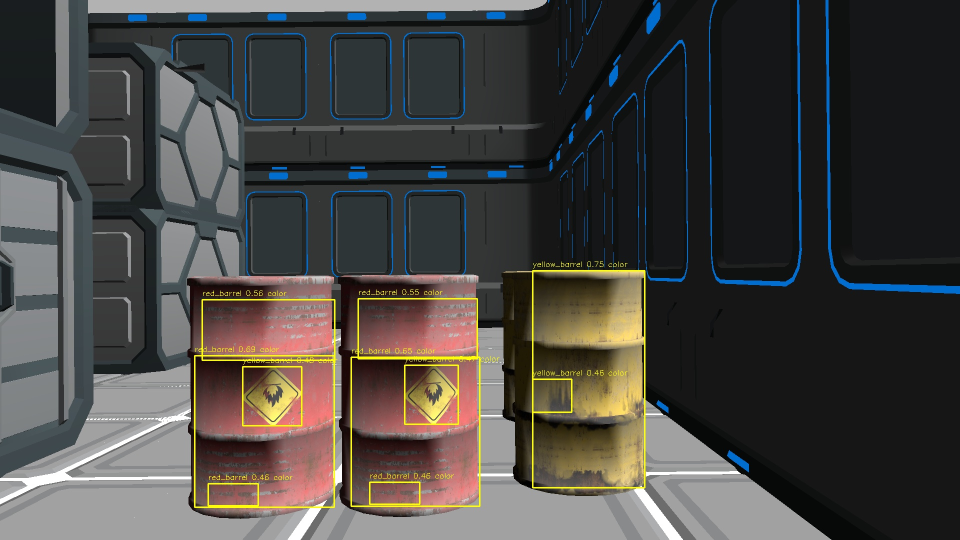
#> input picture detections/hunter_1779300502690.jpg, 1920 x 1080 px (shown at 1/2 size)
$ python -i perception.py   (imports and definitions only)
#> lines starting #> are read from the running program, lines starting #| are printed output that depends on the picture; after the words box and inside, x2 and y2 are one past the last pixel; in counts of white or black regions, pixels touching at a corner belong together
#> further down, picture is the input picture: shape (1080, 1920, 3); mean B, G, R 66.7, 69.8, 71.9
from __future__ import annotations

import math
import os
import time
from dataclasses import dataclass
from typing import Dict, List, Optional, Tuple

import numpy as np

import config

try:
    import cv2
except Exception:  # pragma: no cover
    cv2 = None


@dataclass
class DepthSummary:
    left_m: float
    center_m: float
    right_m: float
    min_m: float
    state: str
    recommended: str


class DepthAnalyzer:
    # [46 lines left out: functions __init__, _clean, _region_percentile, summarize, not called in this run]


@dataclass
class Detection:
    class_name: str
    confidence: float
    bbox_xyxy: Tuple[int, int, int, int]
    source: str
    center_px: Tuple[int, int]
    area_px: float


class ColorBarrelDetector:
    """Fast fallback detector for red/yellow barrels.

    This is not as semantically strong as YOLO, but it is fast and avoids losing the
    whole mission if model setup fails on competition day.
    """
    def __init__(self) -> None:
        if cv2 is None:
            raise RuntimeError("OpenCV/cv2 is required for ColorBarrelDetector")

    def detect(self, frame_bgr: np.ndarray) -> List[Detection]:
        hsv = cv2.cvtColor(frame_bgr, cv2.COLOR_BGR2HSV)
#> hsv: shape (1080, 1920, 3); mean H, S, V 56.6, 43.9, 77.8

        # Red wraps around HSV hue boundary.
        red1 = cv2.inRange(hsv, np.array([0, 80, 70]), np.array([12, 255, 255]))
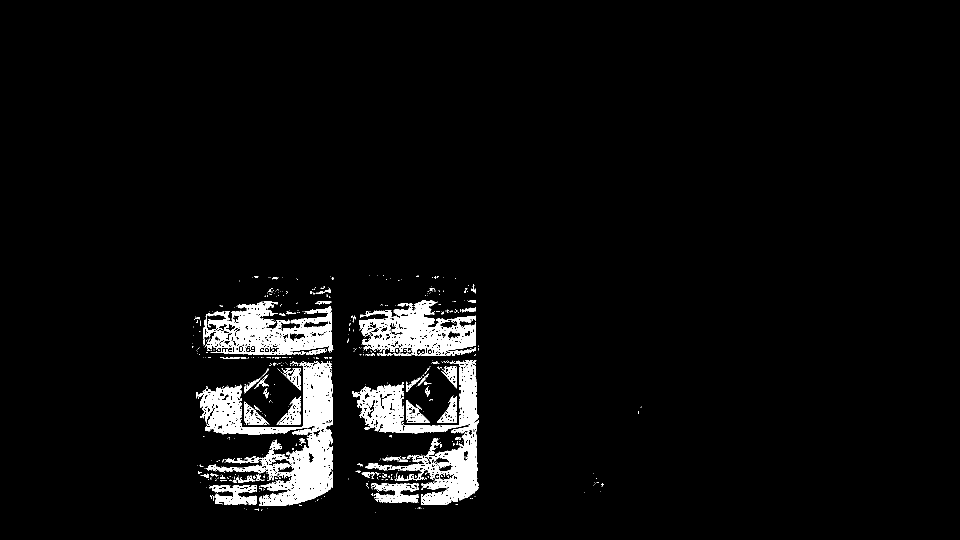
#> red1: shape (1080, 1920) (shown at 1/2 size); 4.6% white; 551 white regions (483 under 20 px), largest, box (x1, y1, x2, y2) and area: (393, 723, 666, 1012) 28794, (705, 720, 957, 1010) 22638, (407, 603, 667, 709) 14990
        red2 = cv2.inRange(hsv, np.array([168, 80, 70]), np.array([180, 255, 255]))
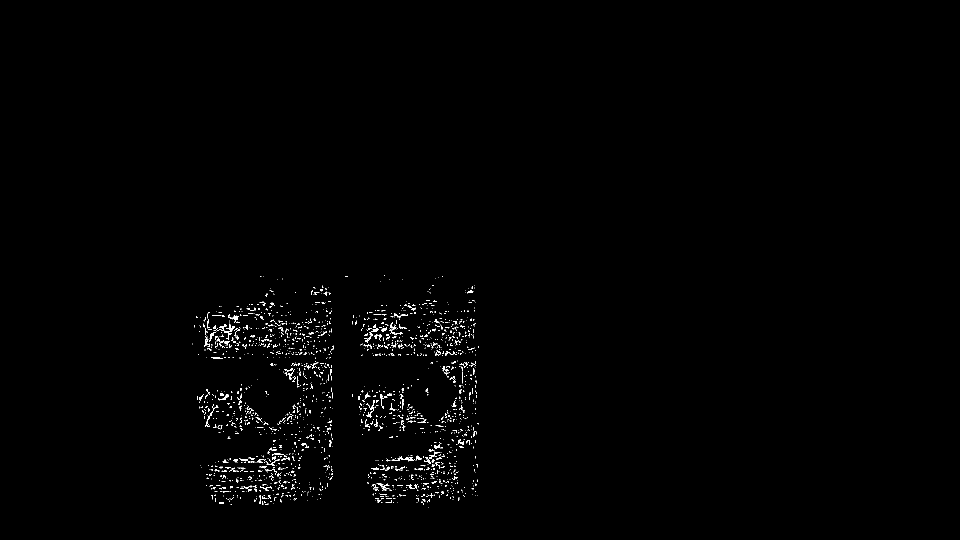
#> red2: shape (1080, 1920) (shown at 1/2 size); 0.79% white in thin lines or dots, all inside (x1, y1, x2, y2) = (385, 551, 958, 1016)
        red_mask = cv2.bitwise_or(red1, red2)
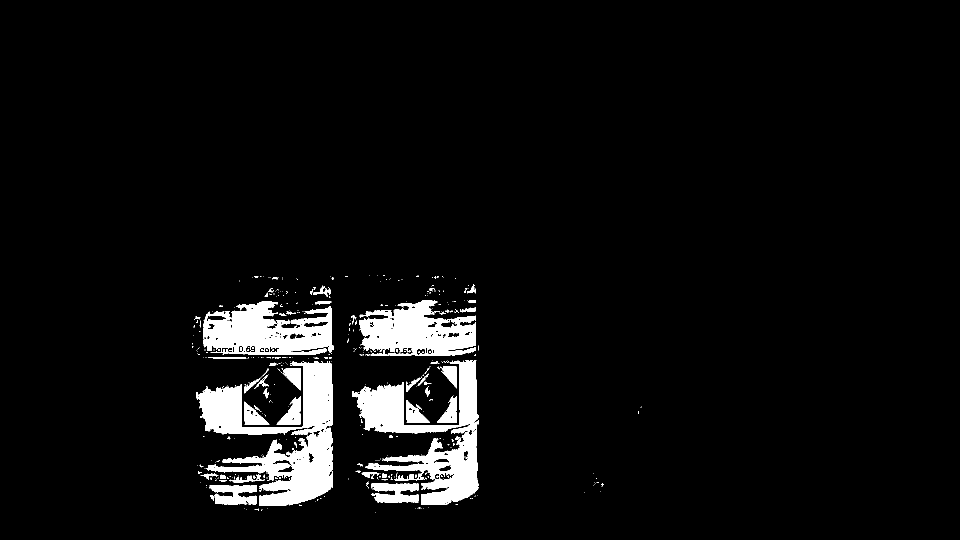
#> red_mask: shape (1080, 1920) (shown at 1/2 size); 5.4% white; 423 white regions (363 under 20 px), largest, box (x1, y1, x2, y2) and area: (393, 723, 666, 1012) 32847, (705, 720, 957, 1010) 26946, (407, 603, 667, 709) 18230

        yellow_mask = cv2.inRange(hsv, np.array([18, 80, 80]), np.array([38, 255, 255]))
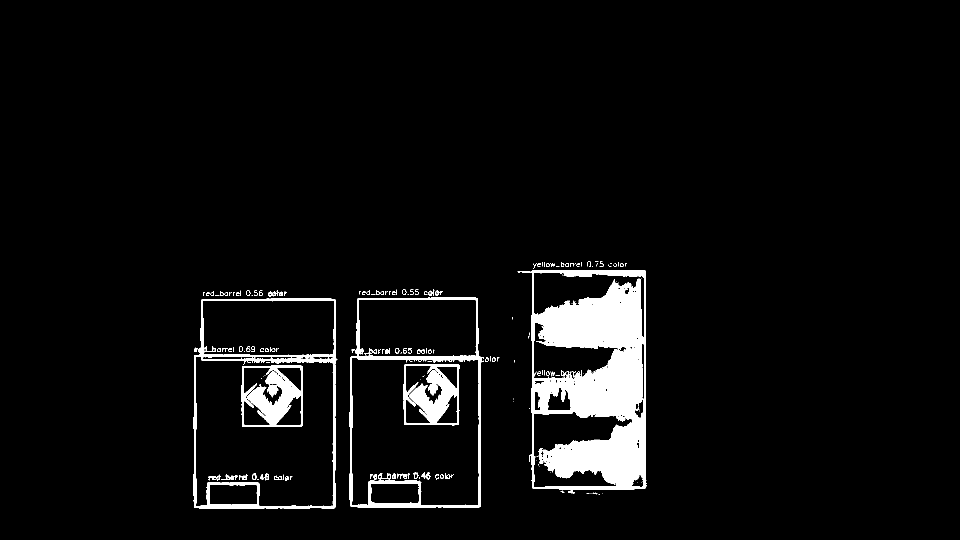
#> yellow_mask: shape (1080, 1920) (shown at 1/2 size); 4.9% white; 186 white regions (100 under 20 px), largest, box (x1, y1, x2, y2) and area: (1035, 540, 1293, 979) 62260, (387, 597, 675, 1017) 10385, (699, 595, 968, 1015) 9424

        kernel = np.ones((5, 5), np.uint8)
        red_mask = cv2.morphologyEx(red_mask, cv2.MORPH_OPEN, kernel)
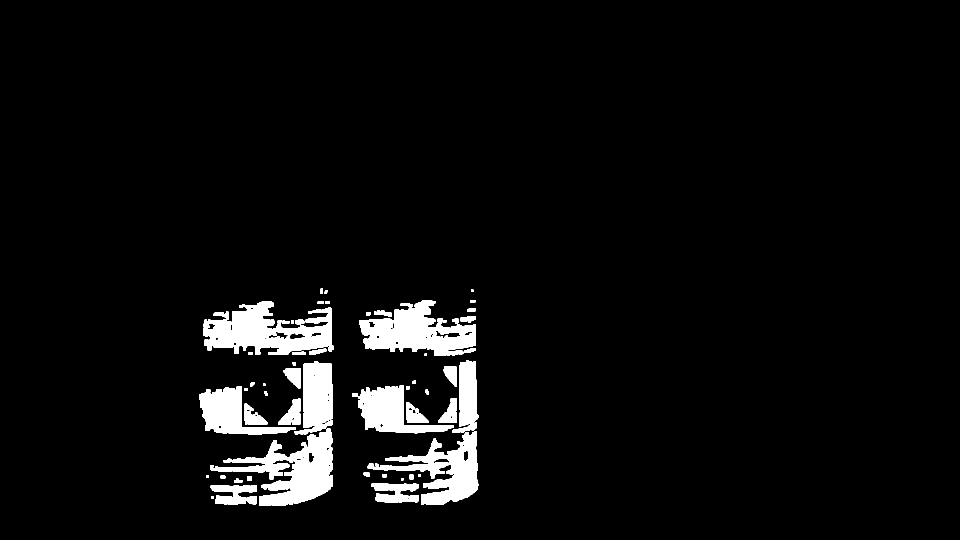
#> red_mask: shape (1080, 1920) (shown at 1/2 size); 4.9% white; 54 white regions, largest, box (x1, y1, x2, y2) and area: (407, 603, 667, 709) 16221, (420, 857, 666, 1012) 15718, (719, 601, 952, 712) 14763
        red_mask = cv2.morphologyEx(red_mask, cv2.MORPH_CLOSE, kernel)
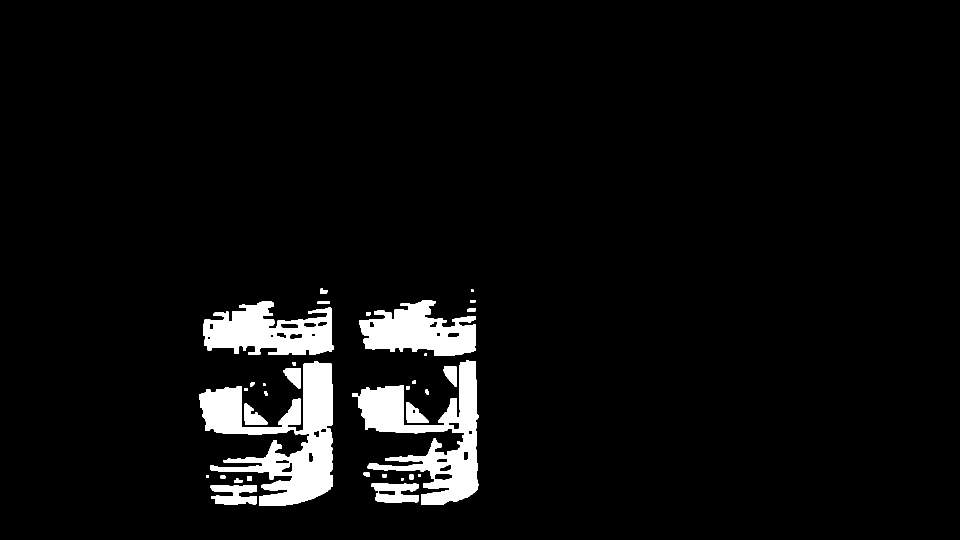
#> red_mask: shape (1080, 1920) (shown at 1/2 size); 5.1% white; 34 white regions, largest, box (x1, y1, x2, y2) and area: (398, 723, 666, 1012) 33850, (705, 721, 957, 1010) 27222, (407, 603, 667, 709) 17721
        yellow_mask = cv2.morphologyEx(yellow_mask, cv2.MORPH_OPEN, kernel)
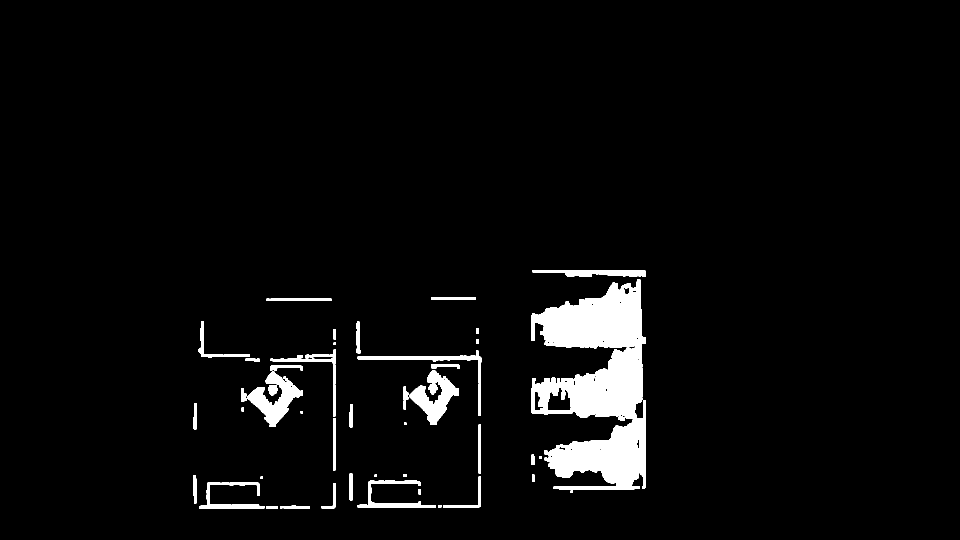
#> yellow_mask: shape (1080, 1920) (shown at 1/2 size); 4.1% white; 58 white regions, largest, box (x1, y1, x2, y2) and area: (1063, 559, 1292, 979) 56203, (495, 743, 606, 854) 4947, (819, 740, 918, 850) 4434
        yellow_mask = cv2.morphologyEx(yellow_mask, cv2.MORPH_CLOSE, kernel)
#> yellow_mask: shape (1080, 1920); 4.2% white; 32 white regions

        detections: List[Detection] = []
        detections.extend(self._mask_to_detections(red_mask, "red_barrel"))
        detections.extend(self._mask_to_detections(yellow_mask, "yellow_barrel"))
        return detections

    def _mask_to_detections(self, mask: np.ndarray, class_name: str) -> List[Detection]:
#> called with class_name = 'red_barrel'
        contours, _ = cv2.findContours(mask, cv2.RETR_EXTERNAL, cv2.CHAIN_APPROX_SIMPLE)
#> contours = 34 contours, 4 with area under 20; largest, box (x1, y1, x2, y2) and area: (398, 723, 666, 1012) 33398, (705, 721, 957, 1010) 27250, (407, 603, 667, 709) 18264, (719, 601, 952, 712) 16138, (743, 967, 837, 1006) 2704
        out: List[Detection] = []
        h_img, w_img = mask.shape[:2]
        for c in contours:
            area = float(cv2.contourArea(c))
            if area < config.MIN_BLOB_AREA_PX:
                continue
            x, y, w, h = cv2.boundingRect(c)
            if h < config.MIN_BLOB_HEIGHT_PX:
                continue
            # Barrels/canisters can be vertical-ish but perspective varies; keep filter loose.
            aspect = w / max(h, 1)
            if aspect > 3.2 or aspect < 0.15:
                continue
            # ignore very top/bottom UI/noise strips
            if y < 2 or y + h > h_img - 2:
                continue
            conf = min(0.95, 0.45 + area / max(w_img * h_img * 0.08, 1))
            out.append(
                Detection(
                    class_name=class_name,
                    confidence=float(conf),
                    bbox_xyxy=(int(x), int(y), int(x + w), int(y + h)),
                    source="color",
                    center_px=(int(x + w / 2), int(y + h / 2)),
                    area_px=area,
                )
            )
#> this loop made 34 passes
#> area on passes 3, 5, 6, 11, 14, 15, 16, 17: 78.5, 70.5, 44.5, 75.5, 47, 47.5, 29.5, 40
#> after the loop, out = 10 items
        out.sort(key=lambda d: d.area_px, reverse=True)
        return out


class OptionalYoloDetector:
    # [55 lines left out: functions __init__, detect, not called in this run]


class CombinedDetector:
    # [49 lines left out: functions __init__, detect, _nms_simple, _iou, annotate_and_save, not called in this run]

>>> import cv2
>>> picture = cv2.imread('detections/hunter_1779300502690.jpg')
>>> result = ColorBarrelDetector().detect(picture)
#> in _mask_to_detections (call 2), `contours, _ = cv2.findContours(mask, cv2.RETR_EXTERNAL, cv2.CHAIN_APPR..`: contours = 32 contours, 5 with area under 20; largest, box (x1, y1, x2, y2) and area: (1063, 559, 1292, 986) 58868, (807, 728, 919, 850) 5846, (483, 731, 606, 854) 5748, (715, 953, 962, 1015) 2338, (541, 699, 672, 941) 2153
#> the loop in _mask_to_detections (call 2), `for c in contours:` made 32 passes
#> area on passes 2, 6, 9, 10, 12, 17, 18, 27: 292, 259, 33, 264.5, 113.5, 214, 232, 322
#> result = 16 items

$ run again, on detections/hunter_1779300504492.jpg
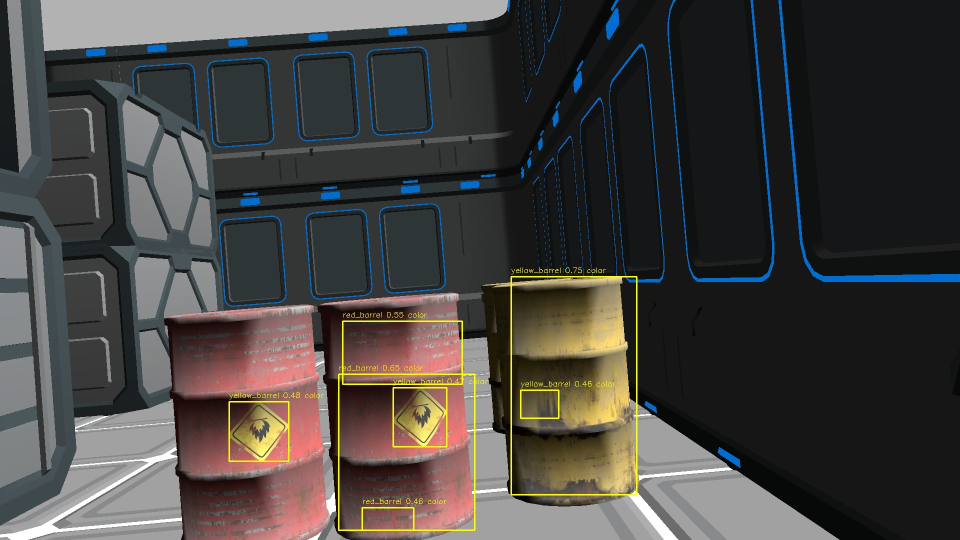
#> input picture detections/hunter_1779300504492.jpg, 1920 x 1080 px (shown at 1/2 size)
#> picture is the input picture: shape (1080, 1920, 3); mean B, G, R 65.3, 67.5, 69.8
#> hsv: shape (1080, 1920, 3); mean H, S, V 56.8, 43.8, 75.7
#> in detect, `red1 = cv2.inRange(hsv, np.array([0, 80, 70]), np.array([12, 255, 255]))`:
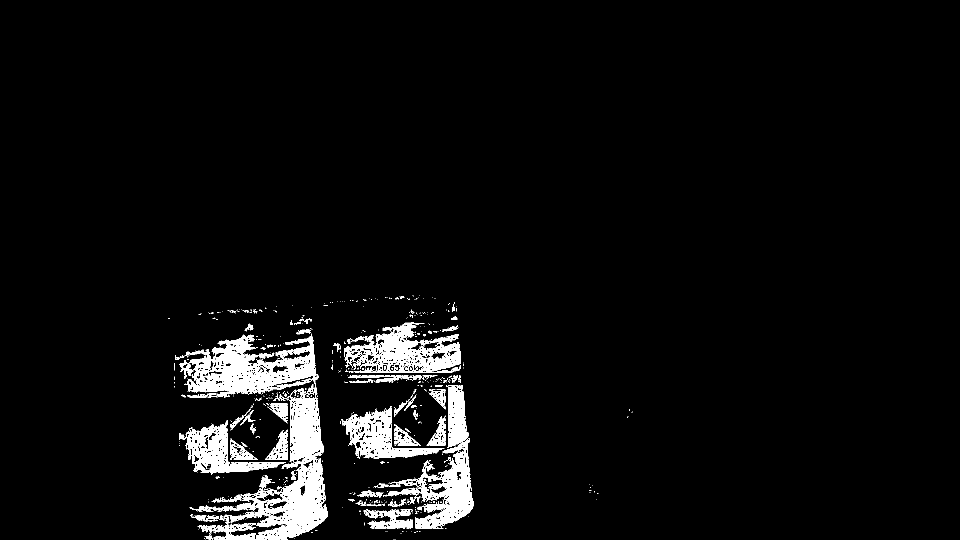
#> red1: shape (1080, 1920) (shown at 1/2 size); 4.8% white; 572 white regions (500 under 20 px), largest, box (x1, y1, x2, y2) and area: (350, 668, 656, 1080) 42578, (748, 771, 947, 1058) 14978, (689, 645, 922, 746) 12067
#> red2: shape (1080, 1920); 0.85% white in thin lines or dots, all inside (x1, y1, x2, y2) = (348, 593, 947, 1080)
#> in detect, `yellow_mask = cv2.morphologyEx(yellow_mask, cv2.MORPH_OPEN, kernel)`:
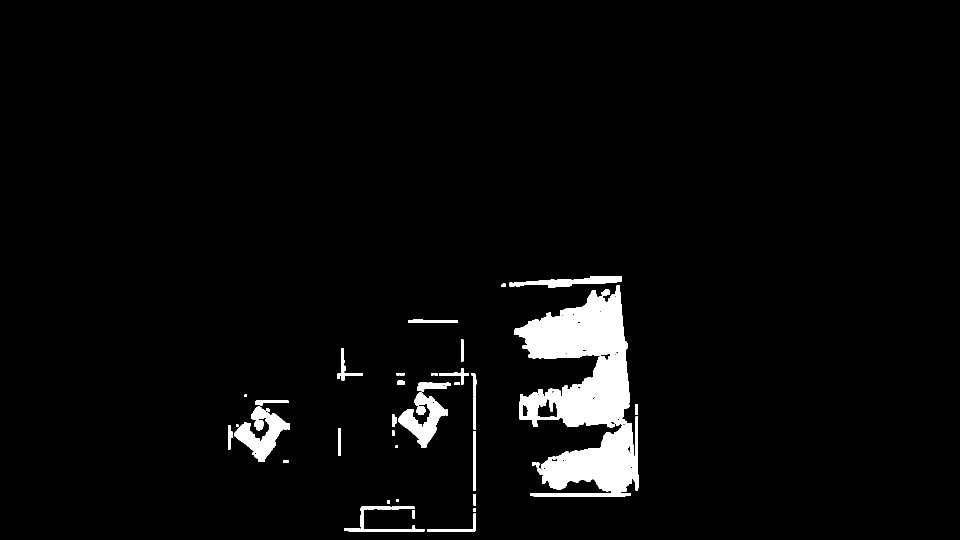
#> yellow_mask: shape (1080, 1920) (shown at 1/2 size); 3.7% white; 45 white regions, largest, box (x1, y1, x2, y2) and area: (1029, 570, 1277, 993) 55180, (468, 813, 580, 924) 5113, (796, 785, 896, 895) 4497
#> contours = 34 contours, 2 with area under 20; largest, box (x1, y1, x2, y2) and area: (392, 777, 655, 1080) 30334, (360, 670, 638, 797) 21502, (723, 771, 947, 1058) 17419, (689, 645, 922, 746) 13622, (359, 846, 575, 946) 9632
#> the loop in _mask_to_detections, `for c in contours:` made 34 passes
#> area on passes 2, 3, 4, 6, 9, 10, 11, 13: 63, 67, 55.5, 49, 59, 45.5, 24.5, 49
#> after the loop in _mask_to_detections, `for c in contours:`: out = 10 items
#> contours = 22 contours, 2 with area under 20; largest, box (x1, y1, x2, y2) and area: (1029, 570, 1277, 993) 56371, (784, 765, 902, 895) 6288, (456, 801, 580, 924) 6030, (1019, 552, 1244, 575) 2355, (688, 1013, 849, 1063) 1457
#> the loop in _mask_to_detections (call 2), `for c in contours:` made 22 passes
#> (c, area) on passes 3, 4, 5, 6, 8, 9, 15: ([[774, 1001], [774, 1006], [779, 1006], [779, 1001]], 25), ([[792, 999], [792, 1003], [797, 1003], [797, 999]], 20), ([[947, 988], [947, 1010], [951, 1010], [951, 988]], 88), ([[566, 920], [566, 924], [577, 924], [577, 920]], 44), ([[784, 861], [784, 871], [788, 871], [788, 861]], 40), ([[676, 856], [676, 911], [680, 911], [680, 856]], 220), ([[793, 746], [793, 750], [808, 750], [808, 746]], 60)
#> result = 16 items
